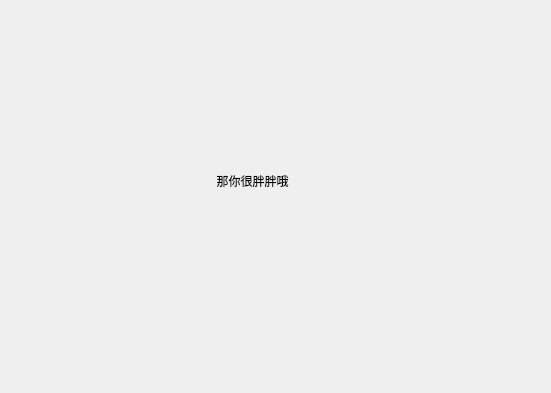
<?xml version="1.0" encoding="UTF-8"?>
<ui version="4.0">
 <class>Win_dialog</class>
 <widget class="QDialog" name="Win_dialog">
  <property name="geometry">
   <rect>
    <x>0</x>
    <y>0</y>
    <width>551</width>
    <height>393</height>
   </rect>
  </property>
  <property name="windowTitle">
   <string>Dialog</string>
  </property>
  <widget class="QLabel" name="label">
   <property name="geometry">
    <rect>
     <x>160</x>
     <y>130</y>
     <width>191</width>
     <height>101</height>
    </rect>
   </property>
   <property name="text">
    <string>                 那你很胖胖哦</string>
   </property>
  </widget>
 </widget>
 <resources/>
 <connections/>
</ui>
